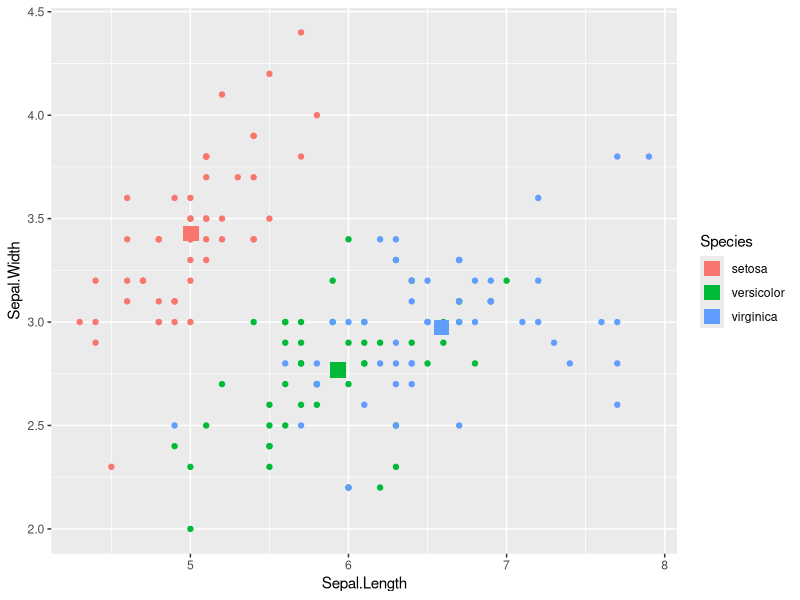
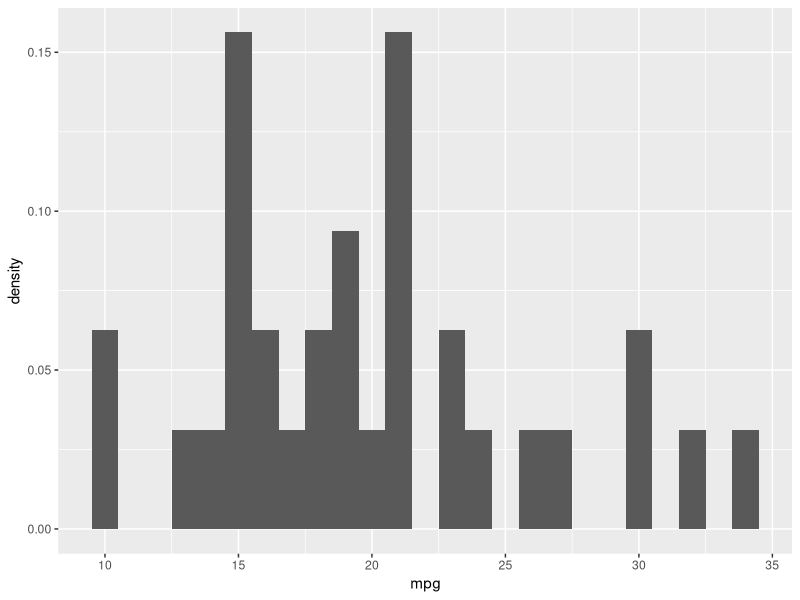
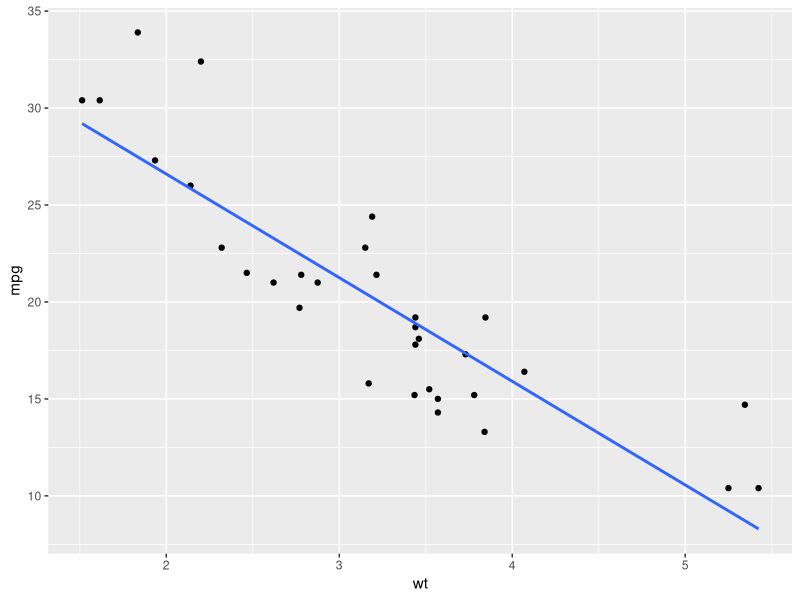
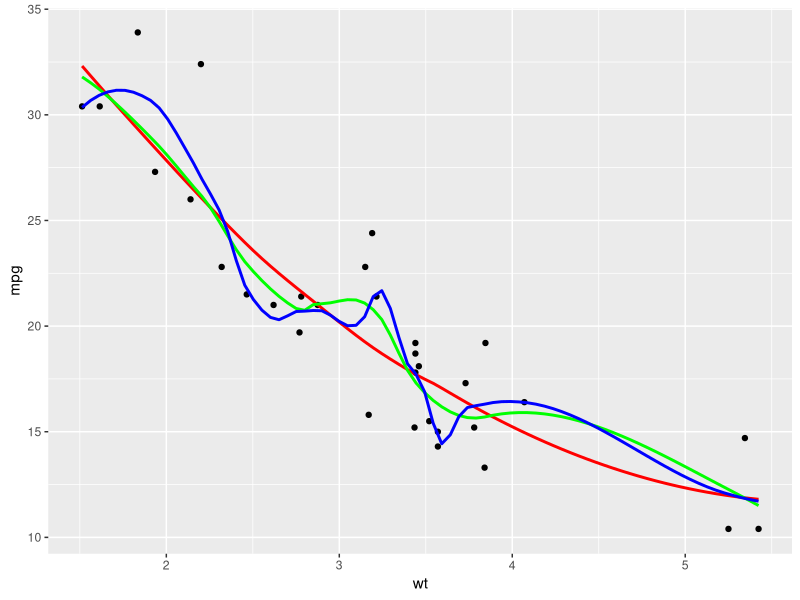
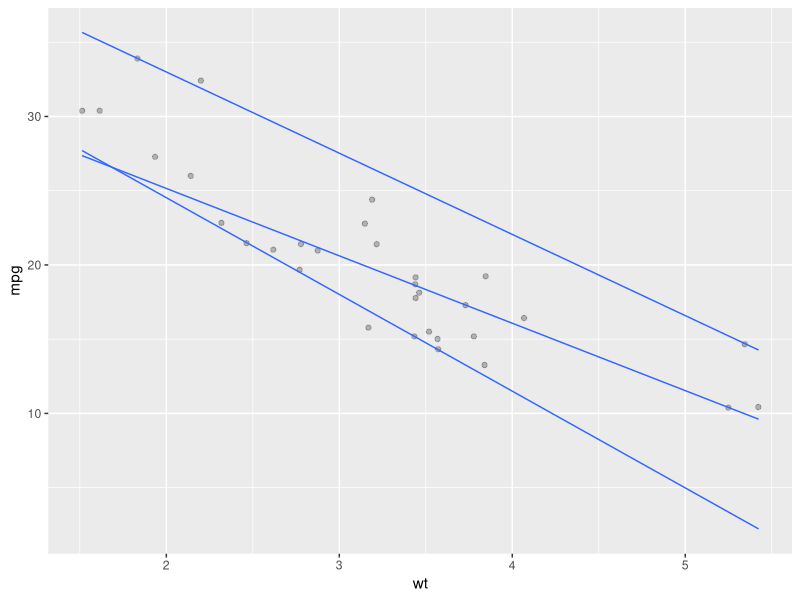

Here is the R script that generated these plots, in order: (Note: this script raises an error after producing the figures.)
## ---- chunk 1
knitr::opts_chunk$set(echo = TRUE)
## ---- chunk 2
library(ggplot2)
library(dplyr)
library(tidyr)
library(lattice)

## ---- chunk 3

## ---- chunk 4
glimpse(iris)

iris.summary <- iris %>%
  select(Species, Sepal.Length, Sepal.Width)%>%
  group_by(Species)%>%
  summarize(Sepal.Length = mean(Sepal.Length), Sepal.Width = mean(Sepal.Width))

glimpse(iris.summary)

ggplot(iris, aes(Sepal.Length, y = Sepal.Width, col = Species))+
  geom_point()+ #first geometry to plot scatter plot of all data - taken from iris data set
  geom_point(data = iris.summary, shape = 15, size = 5) #secone geom_point takes data from the iris.summary(i.e., the means) and plots points
  
## ---- chunk 5
ggplot(mtcars, aes(mpg, after_stat(density))) +
  geom_histogram(binwidth = 1)
## ---- chunk 6
ggplot(mtcars, aes(x = wt, y = mpg)) +
 geom_point()+
 geom_smooth(method = "lm", se = FALSE) #fits a linear model on the scatter plot and removes error which is 95% CI by default. The default methods is a loess function

#showing three different span values to change the level of smoothing
ggplot(mtcars, aes(x = wt, y = mpg)) +
  geom_point() +
  # Add 3 smooth LOESS stats, varying span & color
  stat_smooth(se = FALSE, color = "red", span = 0.9) +
  stat_smooth(se = FALSE, color = "green", span = 0.6) +
  stat_smooth(se = FALSE, color = "blue", span = 0.3)

#Modeling with quantile regression, using the 5%, 50%, and 95% quantiles
ggplot(mtcars, aes(x = wt, y = mpg)) +
  geom_jitter(alpha = 0.25) +
  # Add a quantile stat, at 0.05, 0.5, and 0.95
  stat_quantile(quantiles = c(0.05, 0.5, 0.95))
## ---- chunk 7
#original plot using mtcars data set - without any alterations from coor functions
ggplot(mtcars, aes(x = wt, y = hp, color = fam)) +
  geom_point() +
  geom_smooth() 

#zoom in a range of x values
ggplot(mtcars, aes(x = wt, y = hp, color = fam)) +
  geom_point() +
  geom_smooth() +
  # Add Cartesian coordinates with x limits from 3 to 6
  coord_cartesian(xlim = c(3,6))

#fix the aspect ratio to be 1:1
ggplot(iris, aes(x = Sepal.Length, y = Sepal.Width, color = Species)) +
  geom_jitter() +
  geom_smooth(method = "lm", se = FALSE) +
  # Fix the coordinate ratio
  coord_fixed(ratio = 1)
## ---- chunk 8
#original plot with linear smoothing function
ggplot(msleep, aes(bodywt, brainwt)) +
  geom_point() +
  geom_smooth(method = "lm", se = FALSE)

#adding a log10 scale to x and y using the scale function
ggplot(msleep, aes(bodywt, brainwt)) +
  geom_point() +
  geom_smooth(method = "lm", se = FALSE) +
  # Add a log10 x scale
  scale_x_log10() +
  # Add a log10 y scale
  scale_y_log10() +
  ggtitle("Scale functions")

#adding a log10 transformation to x and y axes using coord_trans()
# Plot with transformed coordinates
ggplot(msleep, aes(bodywt, brainwt)) +
  geom_point() +
  geom_smooth(method = "lm", se = FALSE) +
  # Add a log10 coordinate transformation for x and y axes
  coord_trans(x = "log10", y = "log10")+
  ggtitle("Coord Functions")
## ---- chunk 9
#create a Date column that will merge Month and Day
airquality$Date <- as.Date(with(airquality, paste(Month, Day, sep = "-")), "%m-%d")

#breaks take from data set to create even intervals
y_breaks <- c(59, 68, 77, 86, 95, 104)
y_labels <- (y_breaks - 32) * 5 / 9
secondary_y_axis <- sec_axis(
  trans = identity,
  name = "Celsius",
  breaks = y_breaks,
  labels = y_labels
)

# Update the plot to include Celsius y-axis
ggplot(airquality, aes(Date, Temp)) +
  geom_line() +
  # Add the secondary y-axis 
  scale_y_continuous(sec.axis = secondary_y_axis) +
  labs(x = "Date (1973)", y = "Fahrenheit")


#an example of the usefulness of coord_flip, using the mtcars dataset. coord_flip places "cars on the y axis." 
#This also can be done by reversing the x and y variables in aes()

#assign row names of mtcars (car names) to its own column, "car"
mtcars$car <- rownames(mtcars)

#plot wt ~ car
ggplot(mtcars, aes(car, wt)) +
  geom_point() +
  labs(x = "car", y = "weight") +
  coord_flip()

## ---- chunk 10
#convert a bar plot into a pie chart using coord_polar. From the mtcars dataset
ggplot(mtcars, aes(x = 1, fill = factor(cyl))) +
  # Reduce the bar width to 0.1
  geom_bar(width = 0.1) +
  coord_polar(theta = "y")
## ---- chunk 11
#version 1 using facet_grid and defining cols/rows = vars()
ggplot(mtcars, aes(wt, mpg)) + 
  geom_point() +
  # Facet rows by am and columns by cyl
  facet_grid(rows = vars(am), cols = vars(cyl))

#version 2 using the .~ notation
ggplot(mtcars, aes(wt, mpg)) + 
  geom_point() +
  # Facet rows by am using formula notation
  facet_grid(am ~ .)

##reordering and relabeling facets in mtcars
#Unlabeled plot
ggplot(mtcars, aes(wt, mpg)) +
  geom_point() +
  facet_grid(cols = vars(cyl))

#apply label_both to labeller argument inside facet_grid. This will display both variable name and the level of the variable cyl
ggplot(mtcars, aes(wt, mpg)) +
  geom_point() +
  # Displaying both the values and the variables
  facet_grid(cols = vars(cyl), labeller = label_both)

#apply label_context to labeller argument. since vs and cyl are faceted into columns, label_context will specify the variable name AND value
# Plot wt by mpg
ggplot(mtcars, aes(wt, mpg)) +
  geom_point() +
  # Two variables
  facet_grid(cols = vars(vs, cyl), labeller = label_context)

##reorder facets manual by creating a new variable with user defined labels
#fam is a string representation of the var, am for automatic or manual transmission.
#the order is manualled assigned in the levels statement
mtcars$fam <- factor(mtcars$am, levels = c(1, 0), labels = c("manual", "automatic"))

# View again
ggplot(mtcars, aes(wt, mpg)) +
  geom_point() +
  facet_grid(cols = vars(fam))

##adjusting the scale/shape of a facet to "unlock the y axis"
ggplot(mtcars, aes(wt, mpg)) +
  geom_point() + 
  facet_grid(rows = vars(cyl), scales = "free_y")

ggplot(mtcars, aes(x = mpg, y = car, color = (factor(am)))) +
  geom_point() +
  # Free the y scales and space
  facet_grid(rows = vars(gear), scales = "free_y", space = "free_y")

#showing margins on a plot will include a facet that contains all data points
